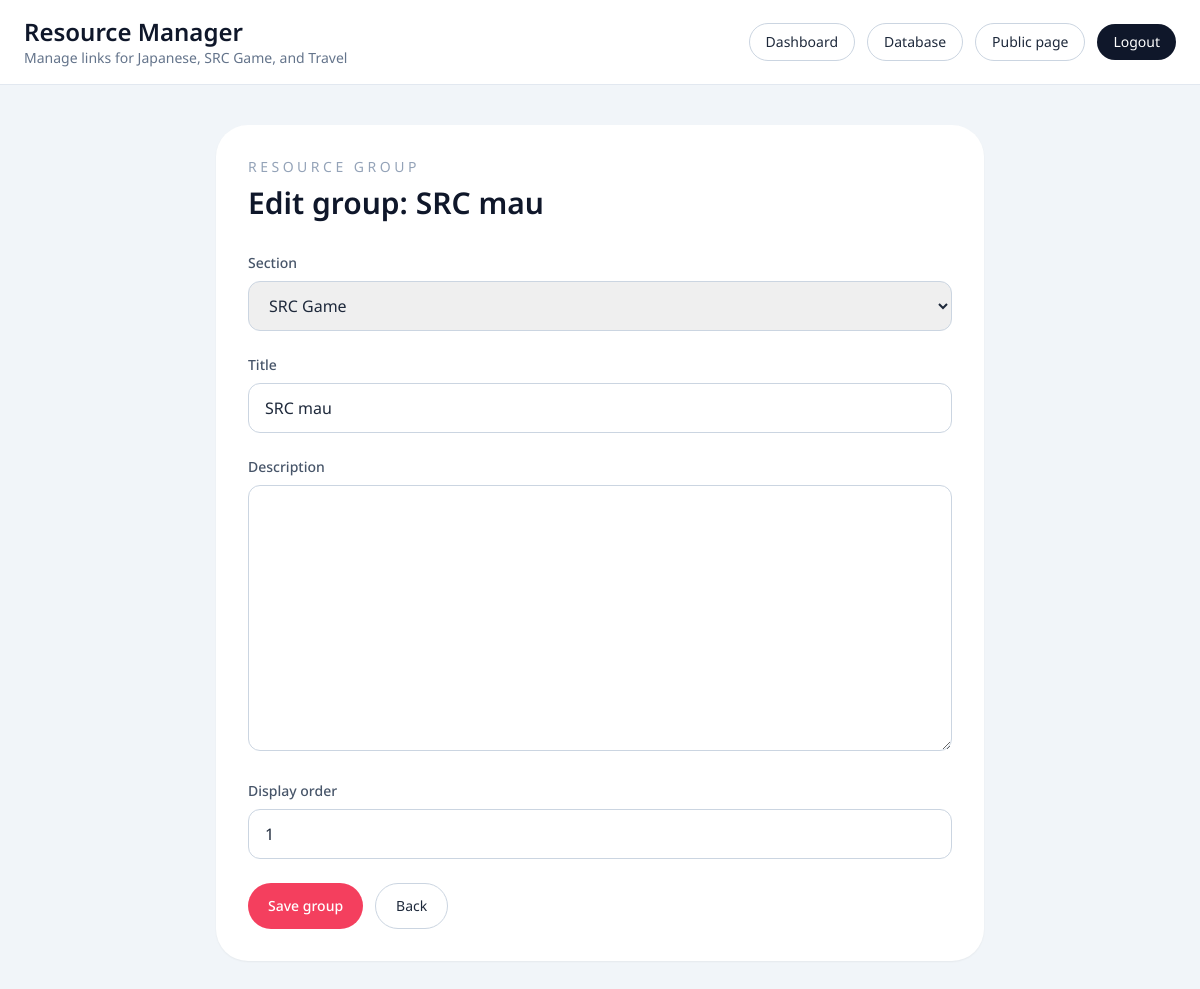
The app's page /sql/groups/7/edit/ (signed in), older data.
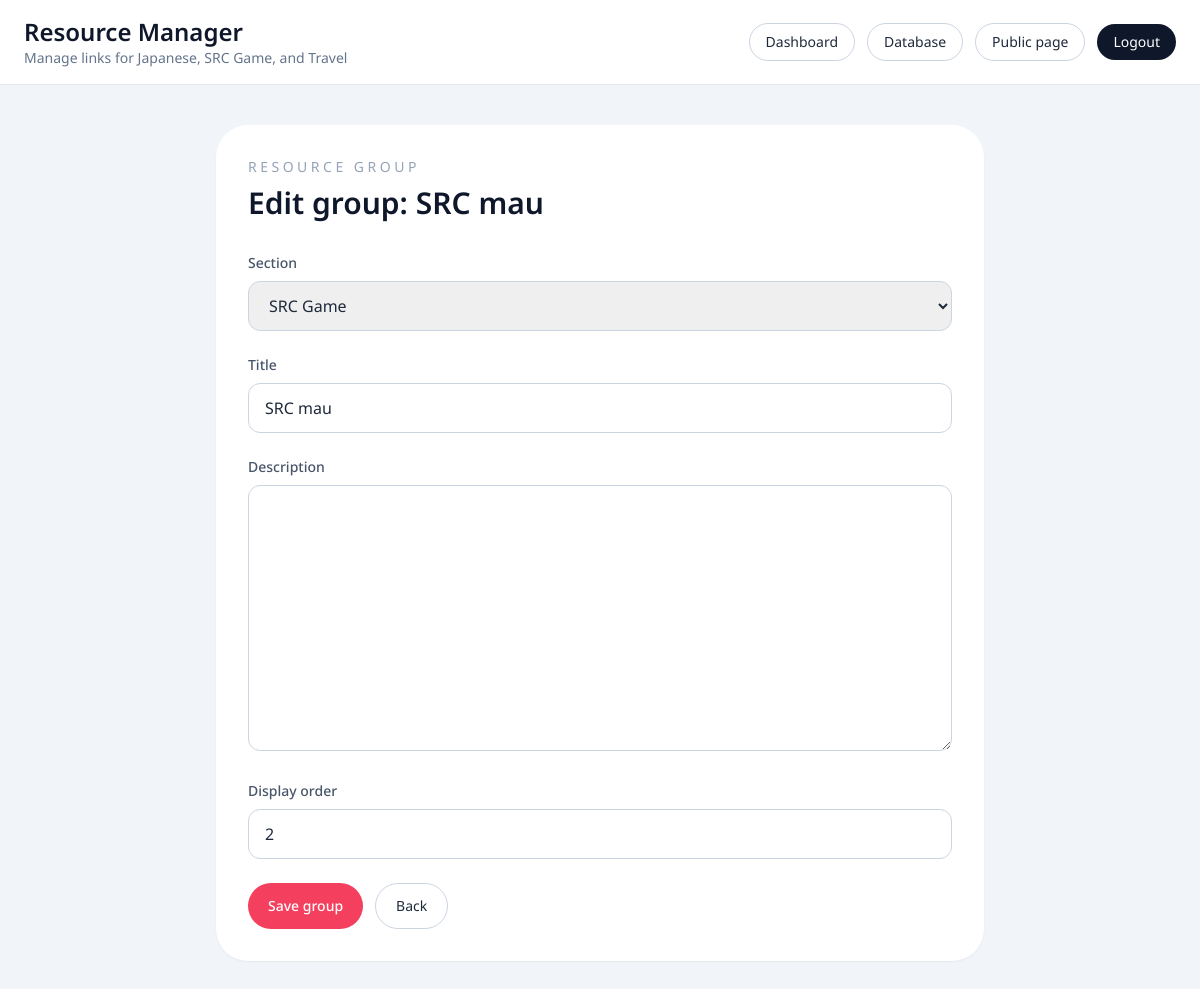
The same page, newer data.
### posts/models.py (models this page shows, shortened)
class ResourceGroup(models.Model):
    section = models.ForeignKey(
        ResourceSection,
        on_delete=models.CASCADE,
        related_name="groups",
    )
    title = models.CharField(max_length=100)
    description = models.TextField(blank=True)
    display_order = models.PositiveIntegerField(default=0)
    class Meta:
        ordering = ["display_order", "title"]
        unique_together = ("section", "title")

### posts/views.py (the view)
# urls.py: path('sql/groups/<int:pk>/edit/', resource_group_update, name='resource_group_update'),
@staff_required
def resource_group_update(request, pk):
    group = get_object_or_404(ResourceGroup, pk=pk)
    form = ResourceGroupForm(request.POST or None, instance=group)
    if request.method == "POST" and form.is_valid():
        form.save()
        messages.success(request, "Group updated successfully.")
        return redirect("resource_admin_dashboard")
    return render(
        request,
        "resource_admin/group_form.html",
        {"form": form, "page_title": f"Edit group: {group.title}", "group": group},
    )

### posts/forms.py
class ResourceGroupForm(forms.ModelForm):
    class Meta:
        model = ResourceGroup
        fields = ["section", "title", "description", "display_order"]
        widgets = {
            "section": forms.Select(attrs={"class": "w-full rounded-xl border border-slate-300 px-4 py-3"}),
            "title": forms.TextInput(attrs={"class": "w-full rounded-xl border border-slate-300 px-4 py-3"}),
            "description": forms.Textarea(attrs={"class": "w-full rounded-xl border border-slate-300 px-4 py-3 min-h-[120px]"}),
            "display_order": forms.NumberInput(attrs={"class": "w-full rounded-xl border border-slate-300 px-4 py-3"}),
        }

### posts/models.py (called while the page is built)
    def __str__(self):
        return self.title

### posts/views.py (called while the page is built)
def staff_required(view_func):
    @wraps(view_func)
    @login_required(login_url="resource_admin_login")
    @user_passes_test(
        lambda user: user.is_staff or user.is_superuser,
        login_url="resource_admin_login",
    )
    def _wrapped_view(request, *args, **kwargs):
        return view_func(request, *args, **kwargs)
    return _wrapped_view

### templates/resource_admin/group_form.html (shortened to what this page needs)
{% extends 'resource_admin/base.html' %}
{% block content %}
<section class="mx-auto max-w-3xl rounded-[2rem] bg-white p-8 shadow-sm">
  <div class="mb-8">
    <p class="text-sm uppercase tracking-[0.25em] text-slate-400">Resource Group</p>
    <h1 class="mt-2 text-3xl font-semibold text-slate-900">{{ page_title }}</h1>
  </div>
  <form method="post" class="space-y-6">
    {% for field in form %}
    <div>
      <label for="{{ field.id_for_label }}" class="mb-2 block text-sm font-medium text-slate-600">{{ field.label }}</label>
      {{ field }}
    </div>
    {% endfor %}
    <div class="flex flex-wrap gap-3">
      <button type="submit" class="rounded-full bg-rose-500 px-5 py-3 text-sm font-medium text-white hover:bg-rose-400">Save group</button>
      <a href="{% url 'resource_admin_dashboard' %}" class="rounded-full border border-slate-300 px-5 py-3 text-sm hover:bg-slate-50">Back</a>
    </div>
  </form>
</section>
{% endblock content %}

Row changes from the older to the newer data that the page shows:
changed ResourceGroup "SRC Game": display_order "1" → "2"
